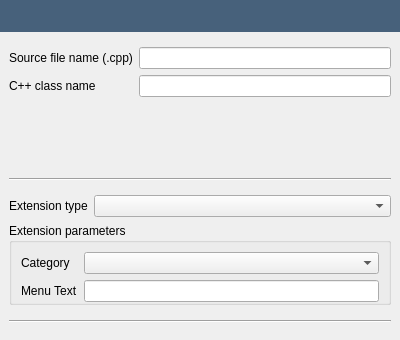
<?xml version="1.0" encoding="UTF-8"?>
<ui version="4.0">
 <class>CppPage</class>
 <widget class="QWizardPage" name="CppPage">
  <property name="geometry">
   <rect>
    <x>0</x>
    <y>0</y>
    <width>400</width>
    <height>340</height>
   </rect>
  </property>
  <property name="windowTitle">
   <string notr="true">WizardPage</string>
  </property>
  <property name="title">
   <string notr="true"/>
  </property>
  <layout class="QVBoxLayout" name="verticalLayout">
   <property name="leftMargin">
    <number>0</number>
   </property>
   <property name="topMargin">
    <number>0</number>
   </property>
   <property name="rightMargin">
    <number>0</number>
   </property>
   <property name="bottomMargin">
    <number>0</number>
   </property>
   <item>
    <widget class="QFrame" name="MessageFrame">
     <property name="sizePolicy">
      <sizepolicy hsizetype="Preferred" vsizetype="Maximum">
       <horstretch>0</horstretch>
       <verstretch>0</verstretch>
      </sizepolicy>
     </property>
     <property name="styleSheet">
      <string notr="true">background-color: rgb(71,97,123);</string>
     </property>
     <property name="frameShape">
      <enum>QFrame::Panel</enum>
     </property>
     <property name="frameShadow">
      <enum>QFrame::Sunken</enum>
     </property>
     <property name="lineWidth">
      <number>0</number>
     </property>
     <layout class="QHBoxLayout" name="horizontalLayout_3" stretch="0">
      <property name="spacing">
       <number>5</number>
      </property>
      <property name="leftMargin">
       <number>12</number>
      </property>
      <item>
       <layout class="QHBoxLayout" name="horizontalLayout_2">
        <item>
         <widget class="QLabel" name="MessageLabel">
          <property name="styleSheet">
           <string notr="true">color: rgb(255, 255, 255);
font : bold;
</string>
          </property>
          <property name="text">
           <string notr="true"/>
          </property>
         </widget>
        </item>
       </layout>
      </item>
     </layout>
    </widget>
   </item>
   <item>
    <layout class="QVBoxLayout" name="verticalLayout_3">
     <property name="leftMargin">
      <number>9</number>
     </property>
     <property name="topMargin">
      <number>9</number>
     </property>
     <property name="rightMargin">
      <number>9</number>
     </property>
     <property name="bottomMargin">
      <number>9</number>
     </property>
     <item>
      <layout class="QFormLayout" name="formLayout_5">
       <property name="fieldGrowthPolicy">
        <enum>QFormLayout::AllNonFixedFieldsGrow</enum>
       </property>
       <item row="0" column="0">
        <widget class="QLabel" name="SourceFilename_label">
         <property name="text">
          <string>Source file name (.cpp)</string>
         </property>
        </widget>
       </item>
       <item row="0" column="1">
        <widget class="QLineEdit" name="SourceFilenameEdit">
         <property name="text">
          <string notr="true"/>
         </property>
         <property name="placeholderText">
          <string/>
         </property>
        </widget>
       </item>
       <item row="1" column="0">
        <widget class="QLabel" name="label_13">
         <property name="text">
          <string>C++ class name</string>
         </property>
        </widget>
       </item>
       <item row="1" column="1">
        <widget class="QLineEdit" name="ClassNameEdit">
         <property name="text">
          <string notr="true"/>
         </property>
         <property name="placeholderText">
          <string/>
         </property>
        </widget>
       </item>
      </layout>
     </item>
     <item>
      <widget class="QWidget" name="BuilderExtWidget" native="true">
       <layout class="QVBoxLayout" name="verticalLayout_6">
        <property name="spacing">
         <number>6</number>
        </property>
        <property name="leftMargin">
         <number>0</number>
        </property>
        <property name="topMargin">
         <number>0</number>
        </property>
        <property name="rightMargin">
         <number>0</number>
        </property>
        <property name="bottomMargin">
         <number>0</number>
        </property>
        <item>
         <widget class="Line" name="BuilderExt_line_2">
          <property name="minimumSize">
           <size>
            <width>0</width>
            <height>20</height>
           </size>
          </property>
          <property name="orientation">
           <enum>Qt::Horizontal</enum>
          </property>
         </widget>
        </item>
        <item>
         <layout class="QFormLayout" name="formLayout_3">
          <property name="fieldGrowthPolicy">
           <enum>QFormLayout::AllNonFixedFieldsGrow</enum>
          </property>
          <item row="0" column="0">
           <widget class="QLabel" name="BextType_label">
            <property name="text">
             <string>Extension type</string>
            </property>
           </widget>
          </item>
          <item row="0" column="1">
           <widget class="QComboBox" name="BextTypeComboBox"/>
          </item>
         </layout>
        </item>
        <item>
         <widget class="QGroupBox" name="BuilderExtGroupBox">
          <property name="title">
           <string>Extension parameters</string>
          </property>
          <layout class="QFormLayout" name="formLayout_6">
           <property name="leftMargin">
            <number>9</number>
           </property>
           <property name="topMargin">
            <number>9</number>
           </property>
           <property name="rightMargin">
            <number>9</number>
           </property>
           <property name="bottomMargin">
            <number>0</number>
           </property>
           <item row="0" column="0">
            <widget class="QLabel" name="BextCategory_label">
             <property name="text">
              <string>Category</string>
             </property>
            </widget>
           </item>
           <item row="0" column="1">
            <widget class="QComboBox" name="BextCategoryComboBox"/>
           </item>
           <item row="1" column="0">
            <widget class="QLabel" name="BextMenutext_label">
             <property name="text">
              <string>Menu Text</string>
             </property>
            </widget>
           </item>
           <item row="1" column="1">
            <widget class="QLineEdit" name="BextMenutextEdit"/>
           </item>
          </layout>
         </widget>
        </item>
       </layout>
      </widget>
     </item>
     <item>
      <widget class="Line" name="line_9">
       <property name="minimumSize">
        <size>
         <width>0</width>
         <height>20</height>
        </size>
       </property>
       <property name="orientation">
        <enum>Qt::Horizontal</enum>
       </property>
      </widget>
     </item>
    </layout>
   </item>
  </layout>
 </widget>
 <resources/>
 <connections/>
</ui>
